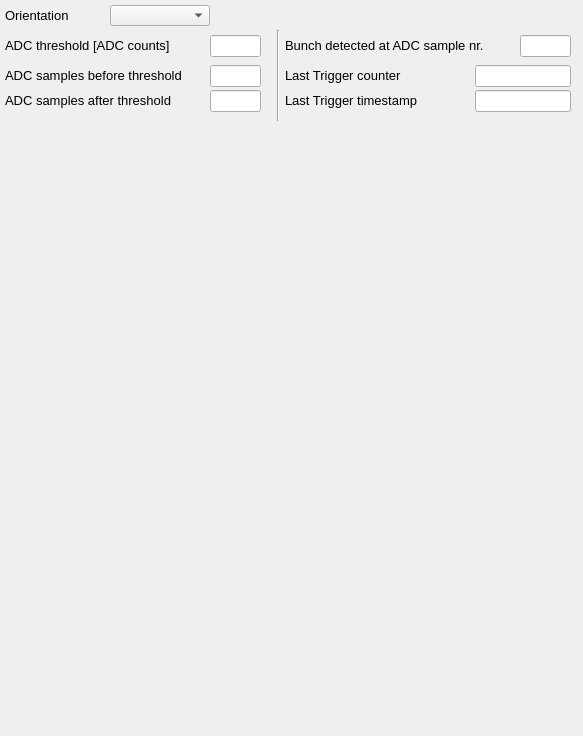
<?xml version="1.0" encoding="UTF-8"?>
<ui version="4.0">
 <class>MainWindow</class>
 <widget class="QMainWindow" name="MainWindow">
  <property name="geometry">
   <rect>
    <x>0</x>
    <y>0</y>
    <width>583</width>
    <height>736</height>
   </rect>
  </property>
  <property name="font">
   <font>
    <pointsize>10</pointsize>
   </font>
  </property>
  <property name="windowTitle">
   <string>Single pass</string>
  </property>
  <property name="Title" stdset="0">
   <string>Single Pass &gt;&gt; $(BPM)</string>
  </property>
  <widget class="QWidget" name="centralwidget">
   <widget class="caMenu" name="sp_orientation">
    <property name="geometry">
     <rect>
      <x>110</x>
      <y>5</y>
      <width>100</width>
      <height>21</height>
     </rect>
    </property>
    <property name="channel" stdset="0">
     <string notr="true">$(BPM):sp:orientation</string>
    </property>
   </widget>
   <widget class="QLabel" name="label_8">
    <property name="geometry">
     <rect>
      <x>5</x>
      <y>5</y>
      <width>106</width>
      <height>20</height>
     </rect>
    </property>
    <property name="font">
     <font>
      <pointsize>10</pointsize>
     </font>
    </property>
    <property name="text">
     <string>Orientation</string>
    </property>
   </widget>
   <widget class="QLabel" name="label_9">
    <property name="geometry">
     <rect>
      <x>5</x>
      <y>35</y>
      <width>196</width>
      <height>20</height>
     </rect>
    </property>
    <property name="font">
     <font>
      <pointsize>10</pointsize>
     </font>
    </property>
    <property name="text">
     <string>ADC threshold [ADC counts]</string>
    </property>
   </widget>
   <widget class="caTextEntry" name="adc_threshold">
    <property name="geometry">
     <rect>
      <x>210</x>
      <y>35</y>
      <width>51</width>
      <height>22</height>
     </rect>
    </property>
    <property name="alignment">
     <set>Qt::AlignRight|Qt::AlignTrailing|Qt::AlignVCenter</set>
    </property>
    <property name="channel" stdset="0">
     <string notr="true">$(BPM):sp:adc_thr</string>
    </property>
    <property name="foreground">
     <color>
      <red>170</red>
      <green>0</green>
      <blue>0</blue>
     </color>
    </property>
    <property name="background">
     <color>
      <red>255</red>
      <green>255</green>
      <blue>127</blue>
     </color>
    </property>
    <property name="colorMode">
     <enum>caLineEdit::Static</enum>
    </property>
   </widget>
   <widget class="QLabel" name="label_10">
    <property name="geometry">
     <rect>
      <x>5</x>
      <y>65</y>
      <width>196</width>
      <height>20</height>
     </rect>
    </property>
    <property name="font">
     <font>
      <pointsize>10</pointsize>
     </font>
    </property>
    <property name="text">
     <string>ADC samples before threshold</string>
    </property>
   </widget>
   <widget class="caTextEntry" name="n_before">
    <property name="geometry">
     <rect>
      <x>210</x>
      <y>65</y>
      <width>51</width>
      <height>22</height>
     </rect>
    </property>
    <property name="alignment">
     <set>Qt::AlignRight|Qt::AlignTrailing|Qt::AlignVCenter</set>
    </property>
    <property name="channel" stdset="0">
     <string notr="true">$(BPM):sp:n_before</string>
    </property>
    <property name="foreground">
     <color>
      <red>170</red>
      <green>0</green>
      <blue>0</blue>
     </color>
    </property>
    <property name="background">
     <color>
      <red>255</red>
      <green>255</green>
      <blue>127</blue>
     </color>
    </property>
    <property name="colorMode">
     <enum>caLineEdit::Static</enum>
    </property>
   </widget>
   <widget class="QLabel" name="label_11">
    <property name="geometry">
     <rect>
      <x>5</x>
      <y>90</y>
      <width>196</width>
      <height>20</height>
     </rect>
    </property>
    <property name="font">
     <font>
      <pointsize>10</pointsize>
     </font>
    </property>
    <property name="text">
     <string>ADC samples after threshold</string>
    </property>
   </widget>
   <widget class="caTextEntry" name="n_after">
    <property name="geometry">
     <rect>
      <x>210</x>
      <y>90</y>
      <width>51</width>
      <height>22</height>
     </rect>
    </property>
    <property name="alignment">
     <set>Qt::AlignRight|Qt::AlignTrailing|Qt::AlignVCenter</set>
    </property>
    <property name="channel" stdset="0">
     <string notr="true">$(BPM):sp:n_after</string>
    </property>
    <property name="foreground">
     <color>
      <red>170</red>
      <green>0</green>
      <blue>0</blue>
     </color>
    </property>
    <property name="background">
     <color>
      <red>255</red>
      <green>255</green>
      <blue>127</blue>
     </color>
    </property>
    <property name="colorMode">
     <enum>caLineEdit::Static</enum>
    </property>
   </widget>
   <widget class="Line" name="line">
    <property name="geometry">
     <rect>
      <x>273</x>
      <y>30</y>
      <width>10</width>
      <height>91</height>
     </rect>
    </property>
    <property name="orientation">
     <enum>Qt::Vertical</enum>
    </property>
   </widget>
   <widget class="QLabel" name="label_12">
    <property name="geometry">
     <rect>
      <x>285</x>
      <y>35</y>
      <width>236</width>
      <height>20</height>
     </rect>
    </property>
    <property name="font">
     <font>
      <pointsize>10</pointsize>
     </font>
    </property>
    <property name="text">
     <string>Bunch detected at ADC sample nr.</string>
    </property>
   </widget>
   <widget class="caTextEntry" name="adc_threshold_2">
    <property name="geometry">
     <rect>
      <x>520</x>
      <y>35</y>
      <width>51</width>
      <height>22</height>
     </rect>
    </property>
    <property name="alignment">
     <set>Qt::AlignRight|Qt::AlignTrailing|Qt::AlignVCenter</set>
    </property>
    <property name="channel" stdset="0">
     <string notr="true">$(BPM):sp.Thr_Idx</string>
    </property>
    <property name="foreground">
     <color>
      <red>170</red>
      <green>0</green>
      <blue>0</blue>
     </color>
    </property>
    <property name="background">
     <color>
      <red>255</red>
      <green>255</green>
      <blue>127</blue>
     </color>
    </property>
    <property name="colorMode">
     <enum>caLineEdit::Static</enum>
    </property>
   </widget>
   <widget class="QLabel" name="label_13">
    <property name="geometry">
     <rect>
      <x>285</x>
      <y>65</y>
      <width>191</width>
      <height>20</height>
     </rect>
    </property>
    <property name="font">
     <font>
      <pointsize>10</pointsize>
     </font>
    </property>
    <property name="text">
     <string>Last Trigger counter</string>
    </property>
   </widget>
   <widget class="caTextEntry" name="adc_threshold_3">
    <property name="geometry">
     <rect>
      <x>475</x>
      <y>65</y>
      <width>96</width>
      <height>22</height>
     </rect>
    </property>
    <property name="alignment">
     <set>Qt::AlignRight|Qt::AlignTrailing|Qt::AlignVCenter</set>
    </property>
    <property name="channel" stdset="0">
     <string notr="true">$(BPM):events:trigger:count</string>
    </property>
    <property name="foreground">
     <color>
      <red>170</red>
      <green>0</green>
      <blue>0</blue>
     </color>
    </property>
    <property name="background">
     <color>
      <red>255</red>
      <green>255</green>
      <blue>127</blue>
     </color>
    </property>
    <property name="colorMode">
     <enum>caLineEdit::Static</enum>
    </property>
   </widget>
   <widget class="caTextEntry" name="adc_threshold_4">
    <property name="geometry">
     <rect>
      <x>475</x>
      <y>90</y>
      <width>96</width>
      <height>22</height>
     </rect>
    </property>
    <property name="alignment">
     <set>Qt::AlignRight|Qt::AlignTrailing|Qt::AlignVCenter</set>
    </property>
    <property name="channel" stdset="0">
     <string notr="true">$(BPM):events:trigger:timestamp</string>
    </property>
    <property name="foreground">
     <color>
      <red>170</red>
      <green>0</green>
      <blue>0</blue>
     </color>
    </property>
    <property name="background">
     <color>
      <red>255</red>
      <green>255</green>
      <blue>127</blue>
     </color>
    </property>
    <property name="colorMode">
     <enum>caLineEdit::Static</enum>
    </property>
   </widget>
   <widget class="QLabel" name="label_14">
    <property name="geometry">
     <rect>
      <x>285</x>
      <y>90</y>
      <width>191</width>
      <height>20</height>
     </rect>
    </property>
    <property name="font">
     <font>
      <pointsize>10</pointsize>
     </font>
    </property>
    <property name="text">
     <string>Last Trigger timestamp</string>
    </property>
   </widget>
   <widget class="caCartesianPlot" name="cacartesianplot">
    <property name="geometry">
     <rect>
      <x>5</x>
      <y>130</y>
      <width>571</width>
      <height>200</height>
     </rect>
    </property>
    <property name="Title" stdset="0">
     <string notr="true">Horizontal position</string>
    </property>
    <property name="TitleX">
     <string notr="true">shots</string>
    </property>
    <property name="TitleY">
     <string notr="true">position [nm]</string>
    </property>
    <property name="channels_1" stdset="0">
     <string notr="true">;$(BPM):sp.X</string>
    </property>
    <property name="symbol_1">
     <enum>caCartesianPlot::Diamond</enum>
    </property>
    <property name="color_1">
     <color>
      <red>0</red>
      <green>0</green>
      <blue>255</blue>
     </color>
    </property>
    <property name="plotMode">
     <enum>caCartesianPlot::PlotLastNPoints</enum>
    </property>
    <property name="countNumOrChannel" stdset="0">
     <string notr="true">60</string>
    </property>
    <property name="eraseMode">
     <enum>caCartesianPlot::ifnotzero</enum>
    </property>
   </widget>
   <widget class="caCartesianPlot" name="cacartesianplot_2">
    <property name="geometry">
     <rect>
      <x>5</x>
      <y>330</y>
      <width>571</width>
      <height>200</height>
     </rect>
    </property>
    <property name="Title" stdset="0">
     <string notr="true">Vertical position</string>
    </property>
    <property name="TitleX">
     <string notr="true">shots</string>
    </property>
    <property name="TitleY">
     <string notr="true">position [nm]</string>
    </property>
    <property name="channels_1" stdset="0">
     <string notr="true">;$(BPM):sp.Y</string>
    </property>
    <property name="symbol_1">
     <enum>caCartesianPlot::Diamond</enum>
    </property>
    <property name="color_1">
     <color>
      <red>255</red>
      <green>0</green>
      <blue>0</blue>
     </color>
    </property>
    <property name="plotMode">
     <enum>caCartesianPlot::PlotLastNPoints</enum>
    </property>
    <property name="countNumOrChannel" stdset="0">
     <string notr="true">60</string>
    </property>
    <property name="eraseMode">
     <enum>caCartesianPlot::ifnotzero</enum>
    </property>
   </widget>
   <widget class="caCartesianPlot" name="cacartesianplot_3">
    <property name="geometry">
     <rect>
      <x>5</x>
      <y>530</y>
      <width>571</width>
      <height>200</height>
     </rect>
    </property>
    <property name="Title" stdset="0">
     <string notr="true">SUM</string>
    </property>
    <property name="TitleX">
     <string notr="true">shots</string>
    </property>
    <property name="TitleY">
     <string notr="true">amplitude [a.u.]</string>
    </property>
    <property name="channels_1" stdset="0">
     <string notr="true">;$(BPM):sp.Sum</string>
    </property>
    <property name="symbol_1">
     <enum>caCartesianPlot::Diamond</enum>
    </property>
    <property name="color_1">
     <color>
      <red>0</red>
      <green>0</green>
      <blue>0</blue>
     </color>
    </property>
    <property name="plotMode">
     <enum>caCartesianPlot::PlotLastNPoints</enum>
    </property>
    <property name="countNumOrChannel" stdset="0">
     <string notr="true">60</string>
    </property>
    <property name="eraseMode">
     <enum>caCartesianPlot::ifnotzero</enum>
    </property>
   </widget>
  </widget>
 </widget>
 <customwidgets>
  <customwidget>
   <class>QwtPlot</class>
   <extends>QFrame</extends>
   <header>qwt_plot.h</header>
  </customwidget>
  <customwidget>
   <class>caMenu</class>
   <extends>QComboBox</extends>
   <header>caMenu</header>
  </customwidget>
  <customwidget>
   <class>caTextEntry</class>
   <extends>caLineEdit</extends>
   <header>caTextEntry</header>
  </customwidget>
  <customwidget>
   <class>caLineEdit</class>
   <extends>QLineEdit</extends>
   <header>caLineEdit</header>
  </customwidget>
  <customwidget>
   <class>caCartesianPlot</class>
   <extends>QwtPlot</extends>
   <header>caCartesianPlot</header>
  </customwidget>
 </customwidgets>
 <resources/>
 <connections/>
 <designerdata>
  <property name="gridDeltaX">
   <number>5</number>
  </property>
  <property name="gridDeltaY">
   <number>5</number>
  </property>
  <property name="gridSnapX">
   <bool>true</bool>
  </property>
  <property name="gridSnapY">
   <bool>true</bool>
  </property>
  <property name="gridVisible">
   <bool>true</bool>
  </property>
 </designerdata>
</ui>
